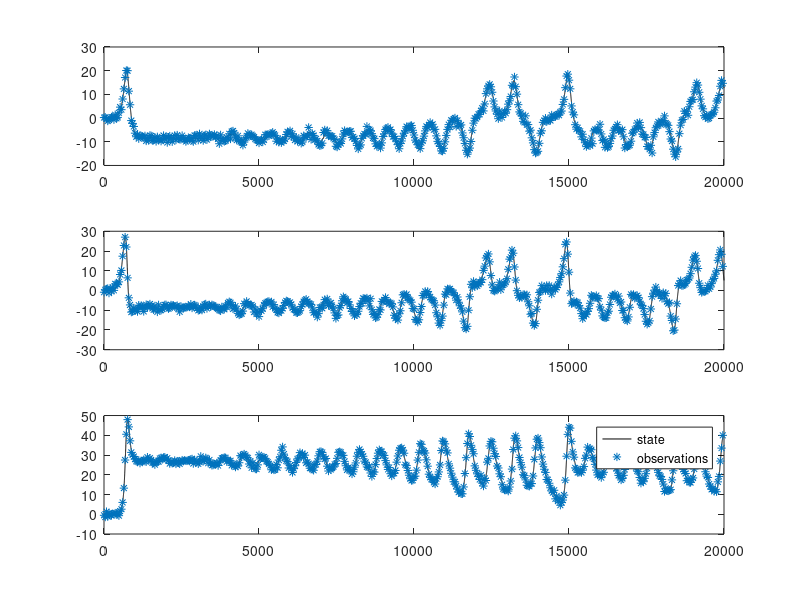
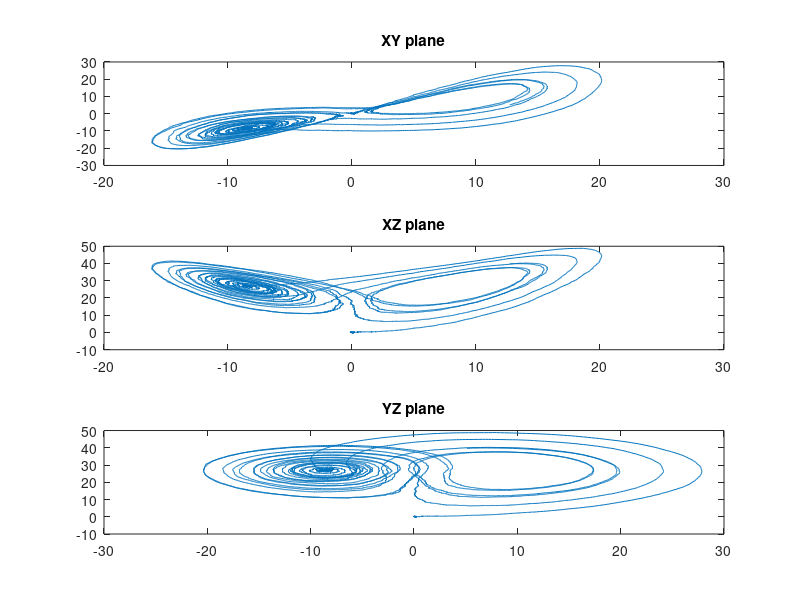

Reproduce these figures in MATLAB, in order.
clear
close all

%% Stochastic Lorenz 63 model

% Parameters
s = 10;
r = 28; 
b = 8/3; 

h=1e-3;     %time (integration) step
T = 20000;  % total number of time steps
Tobs = 40;  % steps/time between observations

s2x = h/2;  % variance of the state noise
s2y = 1;    % variance of the observation noise

dx = 3;     % dimension of the state
dy = 3;     % dimension of the observation

idx_observed = 1:3; % which states are 'observed'


x = zeros(3,T);
y = zeros(length(idx_observed),T);

% initialization
x(:,1)=sqrt(s2x)*randn(dx,1);
y(:,1)=x(idx_observed,1)+sqrt(s2y)*randn(dy,1);


% Generating ground truth / synthetic data
for t = 2:T
   x(1,t) = x(1,t-1) + h * ( -s * (x(1,t-1) - x(2,t-1)) ) + sqrt(s2x)*randn ;
   x(2,t) = x(2,t-1) + h * (r*x(1,t-1) - x(2,t-1) - (x(1,t-1)*x(3,t-1)) ) + sqrt(s2x)*randn ;
   x(3,t) = x(3,t-1) + h * ( (-b * x(3,t-1)) + (x(1,t-1)*x(2,t-1)) ) + sqrt(s2x)*randn ;
   
   if mod(t,Tobs)==1
      y(:,t)=x(idx_observed,t)+sqrt(s2y)*randn(dy,1); 
   end
   
end

%% Figures
figure(1),
for i = idx_observed
    subplot(length(idx_observed),1,i),
    plot(1:T,x(i,:),'k'), hold on, 
    plot(1:Tobs:T,y(i,1:Tobs:end),'*')
end
legend('state','observations')
% sgtitle('State and observations')

figure(2)
subplot(311),
plot(x(1,:),x(2,:)), title('XY plane')

subplot(312),
plot(x(1,:),x(3,:)), title('XZ plane')

subplot(313),
plot(x(2,:),x(3,:)), title('YZ plane')